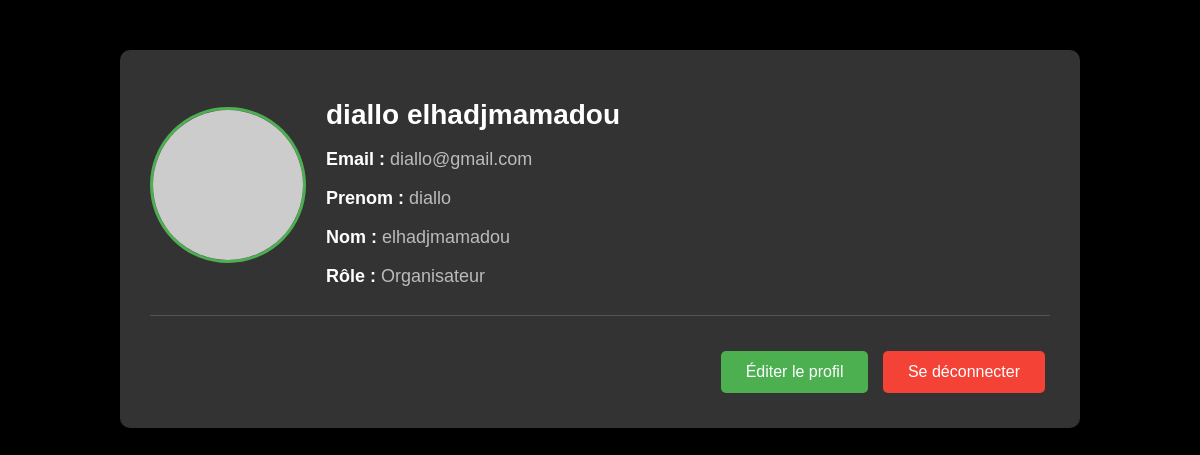
The page /profile/ (signed in) on the database its author committed.
### users/models.py (models this page shows, shortened)
class User(AbstractBaseUser, PermissionsMixin):
    ROLE_CHOICES = [
        ('organisateur', 'Organisateur'),
        ('participant', 'Participant'),
    ]
    email = models.EmailField(unique=True)
    first_name = models.CharField(max_length=30)
    last_name = models.CharField(max_length=30)
    role = models.CharField(max_length=15, choices=ROLE_CHOICES, default='participant')
    is_active = models.BooleanField(default=False)
    is_staff = models.BooleanField(default=False)
    is_superuser = models.BooleanField(default=False)
    date_joined = models.DateTimeField(default=timezone.now)
    profile_photo = models.ImageField(upload_to='profile_photos/', blank=True, null=True)
    username = None
    objects = UserManager()
    USERNAME_FIELD = 'email'
    EMAIL_FIELD = 'email'
    REQUIRED_FIELDS = ['first_name', 'last_name', 'password']

### users/views.py (the view)
# urls.py: path('profile/', ProfileUsersView.as_view(), name='profile_user'),
class ProfileUsersView(ListView):
    template_name = 'users/user_profile.html'
    model = User

### users/templates/users/user_profile.html (shortened to what this page needs)
<!DOCTYPE html>
<html lang="fr">
<head>
</head>
<body>
<div class="profile-container">
    <div class="profile-header">
        <div class="profile-photo">
            {% if user.profile_photo %}
                <img src="{{ user.profile_photo.url }}" alt="Photo de profil">
            {% else %}
                <img src="https://via.placeholder.com/150" alt="Photo de profil">
            {% endif %}
        </div>
        <div class="profile-info">
            <h1>{{ user.first_name }} {{ user.last_name }}</h1>
            <p><strong>Email :</strong> {{ user.email }}</p>
            <p><strong>Prenom :</strong> {{ user.first_name }}</p>
            <p><strong>Nom :</strong> {{ user.last_name }}</p>
            <p><strong>Rôle :</strong> {{ user.get_role_display }}</p>
        </div>
    </div>
    <div class="profile-actions">
        <a href="{% url 'profile_update' %}" class="btn btn-edit">Éditer le profil</a>
        <a href="{% url 'logout' %}" class="btn btn-logout">Se déconnecter</a>
    </div>
</div>
</body>
</html>

### users/templates/users/user_profile.html (style rules this page uses)
body { font-family: Arial, sans-serif; background-color: #000000; color: #fff; margin: 0; padding: 0; }
.profile-container { max-width: 900px; margin: 50px auto; background-color: #333; border-radius: 10px; box-shadow: 0 0 15px rgba(0, 0, 0, 0.5); padding: 30px; overflow: hidden; }
.profile-header { display: flex; align-items: center; margin-bottom: 30px; border-bottom: 1px solid #555; padding-bottom: 20px; }
.profile-photo { flex-shrink: 0; margin-right: 20px; text-align: center; }
.profile-photo img { width: 150px; height: 150px; border-radius: 50%; object-fit: cover; border: 3px solid #4CAF50; }
.profile-info { flex-grow: 1; }
.profile-info h1 { font-size: 28px; color: #fff; margin-bottom: 10px; }
.profile-info p { font-size: 18px; color: #bbb; margin-bottom: 8px; }
.profile-info p strong { color: #fff; }
.profile-actions { text-align: right; margin-top: 20px; }
.profile-actions .btn { display: inline-block; padding: 12px 25px; margin: 5px; border-radius: 5px; font-size: 16px; text-decoration: none; transition: background-color 0.3s, transform 0.3s; }
.profile-actions .btn-edit { background-color: #4CAF50; color: white; }
.profile-actions .btn-logout { background-color: #f44336; color: white; }

### rows shown on the page
User: first_name "diallo", last_name "elhadjmamadou", email "diallo@gmail.com", role "Organisateur"
